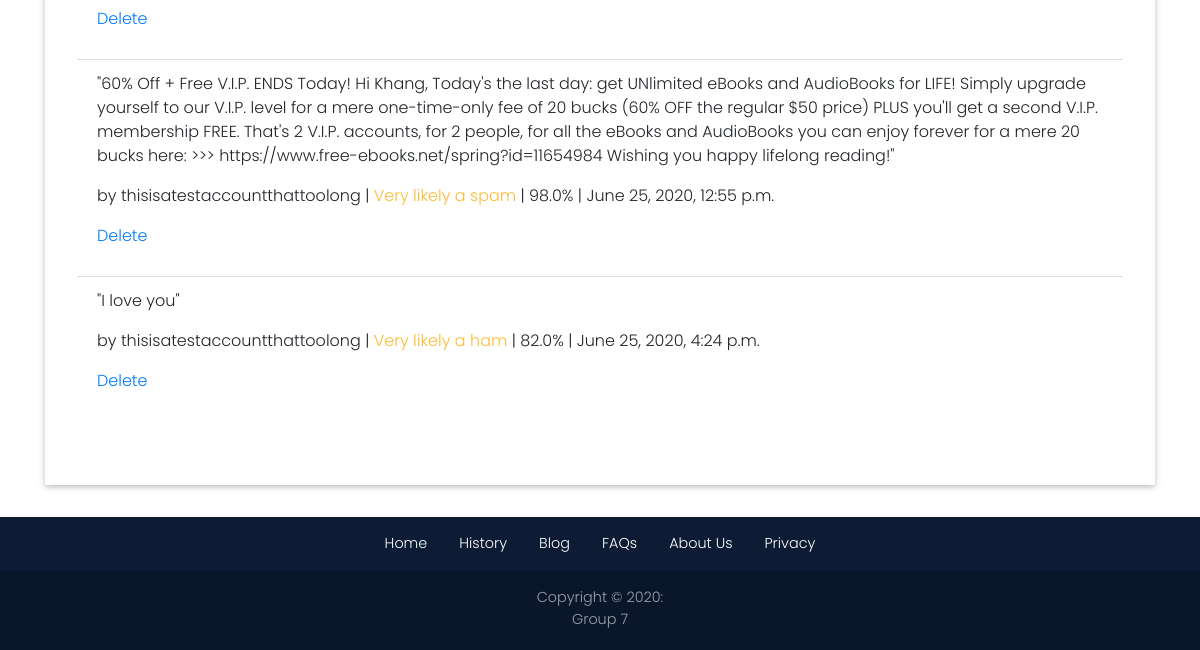
The page /history/ (signed in, lower part) on the database as committed earlier.
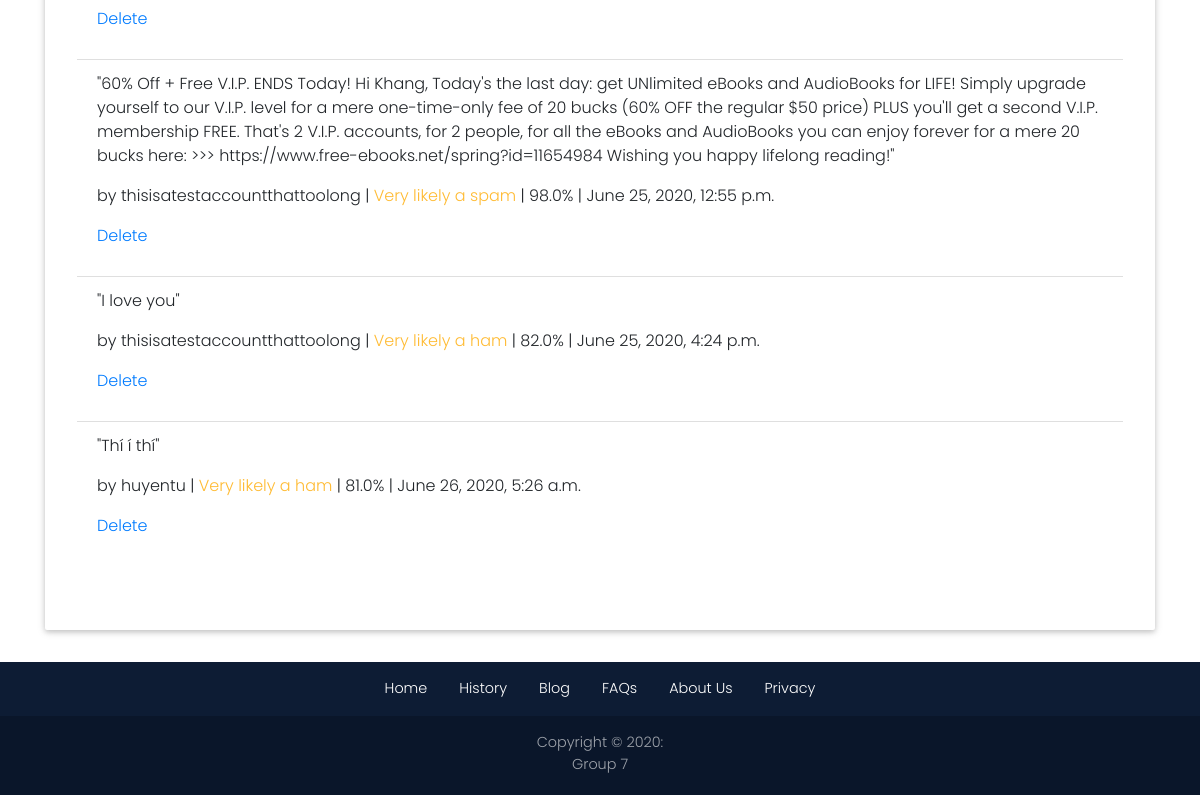
The same page on the database as committed later.
### spam_email/models.py (models this page shows, shortened)
class Email(models.Model):
    content = models.TextField()
    result = models.CharField(max_length=100)
    accuracy = models.CharField(max_length=100)
    last_updated = models.DateTimeField(auto_now=True)
    author = models.ForeignKey(
        get_user_model(),
        on_delete=models.CASCADE,
        related_name='+',
        default='1',
    )

### users/models.py (models this page shows)
class CustomUser(AbstractUser):
    objects = CustomUserManager()

### spam_email/views.py (the view)
# urls.py: path('history/', HistoryView.as_view(), name='history'),
class HistoryView(LoginRequiredMixin, ListView):
    model = Email
    template_name = 'history.html'
    login_url = 'login'

### templates/history.html (shortened to what this page needs)
{% extends 'base.html' %}
{% block content %}
    <div class="jumbotron mt-5">
        <ul class="list-group list-group-flush mt-5">
            {% for email in object_list %}
          <li class="list-group-item">
            <p>"{{ email.content }}"</p>
              {% if email.result == "ham" %}
                  <p> by {{ email.author }} |<span class="text-success"> {{ email.result }} </span>| {{ email.accuracy }}% | {{ email.last_updated }}</p>
              {% elif email.result == "spam" %}
                  <p> by {{ email.author }} |<span class="text-danger"> {{ email.result }} </span>| {{ email.accuracy }}% | {{ email.last_updated }}</p>
              {% else %}
                  <p> by {{ email.author }} |<span class="text-warning"> {{ email.result }} </span>| {{ email.accuracy }}% | {{ email.last_updated }}</p>
              {% endif %}
              <p>
                <a href="{% url 'email_delete' email.pk %}" class="changelink">Delete</a>
              </p>
          </li>
            {% endfor %}
        </ul>
    </div>
{% endblock content %}

Rows that differ between the two databases and show on the page:
added Email: content "Thí í thí", author "huyentu", result "Very likely a ham", accuracy "81.0", last_updated "June 26, 2020, 5:26 a.m."
